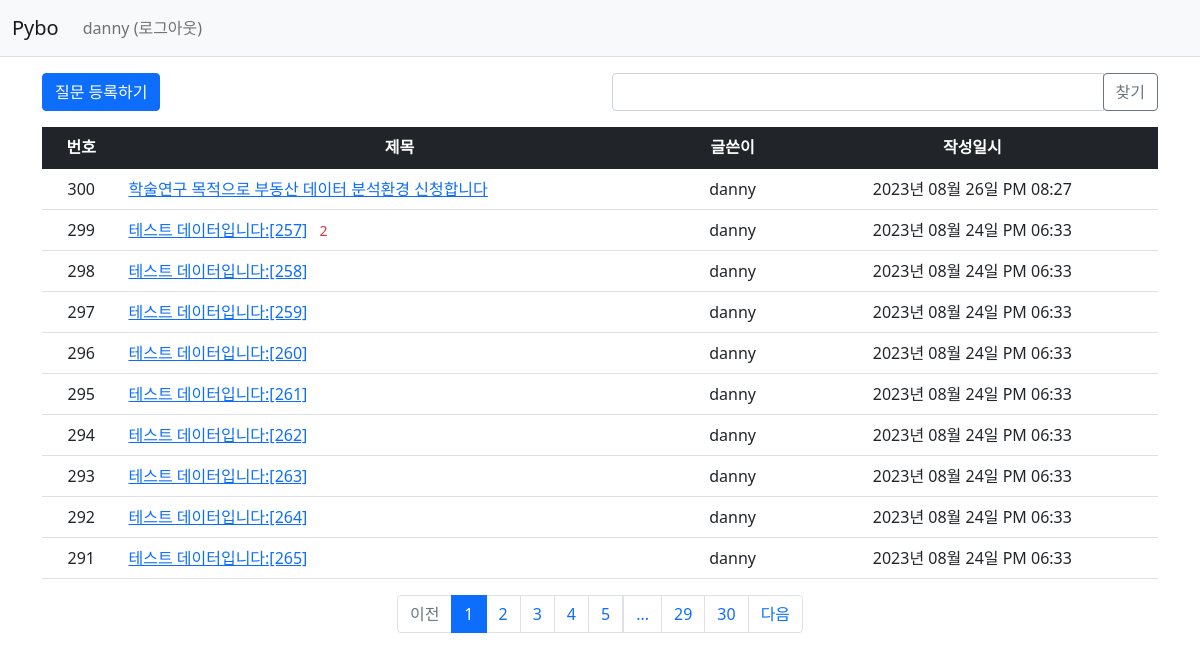
/question/list/ (signed in), run on the app's committed database.
### pybo/models.py (models this page shows)
class User(db.Model):
    id = db.Column(db.Integer, primary_key=True)
    username = db.Column(db.String(150), unique=True, nullable=False)
    password = db.Column(db.String(200), nullable=False)
    email = db.Column(db.String(120), unique=True, nullable=False)

class Question(db.Model):
    id = db.Column(db.Integer, primary_key = True)
    subject = db.Column(db.String(200), nullable = False)
    content = db.Column(db.Text(), nullable = False)
    create_date = db.Column(db.DateTime(), nullable = False)
    user_id = db.Column(db.Integer, db.ForeignKey('user.id', ondelete='CASCADE'), nullable=False)
    user = db.relationship('User', backref=db.backref('question_set'))
    modify_date = db.Column(db.DateTime(), nullable=True)
    voter = db.relationship('User', secondary=question_voter, backref=db.backref('question_voter_set'))

### pybo/views/question_views.py (the view, shortened to what this page needs)
@bp.route('/list/')
def _list():
    page = request.args.get('page', type=int, default=1)
    kw = request.args.get('kw', type=str, default='')
    question_list = Question.query.order_by(Question.create_date.desc())
    question_list = question_list.paginate(page=page, per_page=10)
    return render_template('question/question_list.html', question_list=question_list, page=page, kw=kw)

### pybo/filter.py (called while the page is built)
def format_datetime(value, fmt='%Y년 %m월 %d일 %p %I:%M'):
    return value.strftime(fmt)

### pybo/views/auth_views.py (called while the page is built)
@bp.before_app_request
def load_logged_in_user():
    user_id = session.get('user_id')
    if user_id is None:
        g.user = None       # g.user : User 객체가 저장됨
    else:
        g.user = User.query.get(user_id)

### pybo/templates/question/question_list.html (shortened to what this page needs)
{% extends 'base.html' %}
{% block content %}
<div class="container my-3">
    <div class="row my-3">
        <div class="col-6">
            <a href="{{ url_for('question.create') }}" class="btn btn-primary">질문 등록하기</a>
        </div>
        <div class="col-6">
            <div class="input-group">
                <input type="text" id="search_kw" class="form-control" value="{{ kw or '' }}">
                <div class="input-group-append">
                    <button class="btn btn-outline-secondary" type="button" id="btn_search">찾기</button>
                </div>
            </div>
        </div>
    </div>
    <table class="table">
        <thead>
        <tr class="text-center table-dark">
            <th>번호</th>
            <th style="width:50%">제목</th>
            <th>글쓴이</th>
            <th>작성일시</th>
        </tr>
        </thead>
        <tbody>
        {% if question_list %}
        {% for question in question_list.items %}
        <tr class="text-center">
            <td>{{ question_list.total - ((question_list.page-1) * question_list.per_page) - loop.index0 }}</td>
            <td class="text-start">
                <a href="{{ url_for('question.detail', question_id=question.id) }}">{{ question.subject }}</a>
                {% if question.answer_set|length > 0 %}
                <span class="text-danger small mx-2">{{ question.answer_set|length}}</span>
                {% endif %}
            </td>
            <td>{{ question.user.username }}</td>
            <td>{{ question.create_date|datetime }}</td>
        </tr>
        {% endfor %}
        {% else %}
        <tr>
            <td colspan="3">질문이 없습니다.</td>
        </tr>
        {% endif %}
        </tbody>
    </table>
    <ul class="pagination justify-content-center">
        {% if question_list.has_prev %}
        <li class="page-item">
            <a class="page-link" data-page="{{ question_list.prev_num }}" href="javascript:void(0)">이전</a>
        </li>
        {% else %}
        <li class="page-item disabled">
            <a class="page-link" tabindex="-1" aria-disabled="true" href="javascript:void(0)">이전</a>
        </li>
        {% endif %}
        {% for page_num in question_list.iter_pages() %}
        {% if page_num %}
        {% if page_num != question_list.page %}
        <li class="page-item">
            <a class="page-link" data-page="{{ page_num }}" href="javascript:void(0)">{{ page_num }}</a>
        </li>
        {% else %}
        <li class="page-item active" aria-current="page">
            <a class="page-link" href="javascript:void(0)">{{ page_num }}</a>
        </li>
        {% endif %}
        {% else %}
        <li class="disabled">
            <a class="page-link" href="javascript:void(0)">...</a>
        </li>
        {% endif %}
        {% endfor %}
        {% if question_list.has_next %}
        <li class="page-item">
            <a class="page-link" data-page="{{ question_list.next_num }}" href="javascript:void(0)">다음</a>
        </li>
        {% else %}
        <li class="page-item disabled">
            <a class="page-link" tabindex="-1" aria-disabled="true" href="javascript:void(0)">다음</a>
        </li>
        {% endif %}
    </ul>
</div>
{% endblock %}

### pybo/templates/navbar.html (shortened to what this page needs)
<nav class="navbar navbar-expand-lg navbar-light bg-light border-bottom">
    <div class="container-fluid">
        <a class="navbar-brand" href="{{ url_for('main.index') }}">Pybo</a>
        <div class="collapse navbar-collapse" id="navbarSupportedContent">
            {% if g.user %}
            <ul class="navbar-nav">
                <li class="nav-item ">
                    <a class="nav-link" href="{{ url_for('auth.logout') }}">{{ g.user.username }} (로그아웃)</a>
                </li>
            </ul>
            {% endif %}
        </div>
    </div>
</nav>

### data on the page
User: user.username "danny"
Question: total "300", subject "학술연구 목적으로 부동산 데이터 분석환경 신청합니다", user.username "danny", create_date "2023년 08월 26일 PM 08:27"
Question: total "299", subject "테스트 데이터입니다:[257]", answer_set|length "2", user.username "danny", create_date "2023년 08월 24일 PM 06:33"
Question: total "298", subject "테스트 데이터입니다:[258]", user.username "danny", create_date "2023년 08월 24일 PM 06:33"
Question: total "297", subject "테스트 데이터입니다:[259]", user.username "danny", create_date "2023년 08월 24일 PM 06:33"
Question: total "296", subject "테스트 데이터입니다:[260]", user.username "danny", create_date "2023년 08월 24일 PM 06:33"
Question: total "295", subject "테스트 데이터입니다:[261]", user.username "danny", create_date "2023년 08월 24일 PM 06:33"
Question: total "294", subject "테스트 데이터입니다:[262]", user.username "danny", create_date "2023년 08월 24일 PM 06:33"
Question: total "293", subject "테스트 데이터입니다:[263]", user.username "danny", create_date "2023년 08월 24일 PM 06:33"
Question: total "292", subject "테스트 데이터입니다:[264]", user.username "danny", create_date "2023년 08월 24일 PM 06:33"
Question: total "291", subject "테스트 데이터입니다:[265]", user.username "danny", create_date "2023년 08월 24일 PM 06:33"

### other printed values
{{ page_num }} "1"
{{ page_num }} "2" "3" "4" "5" "29" "30"
